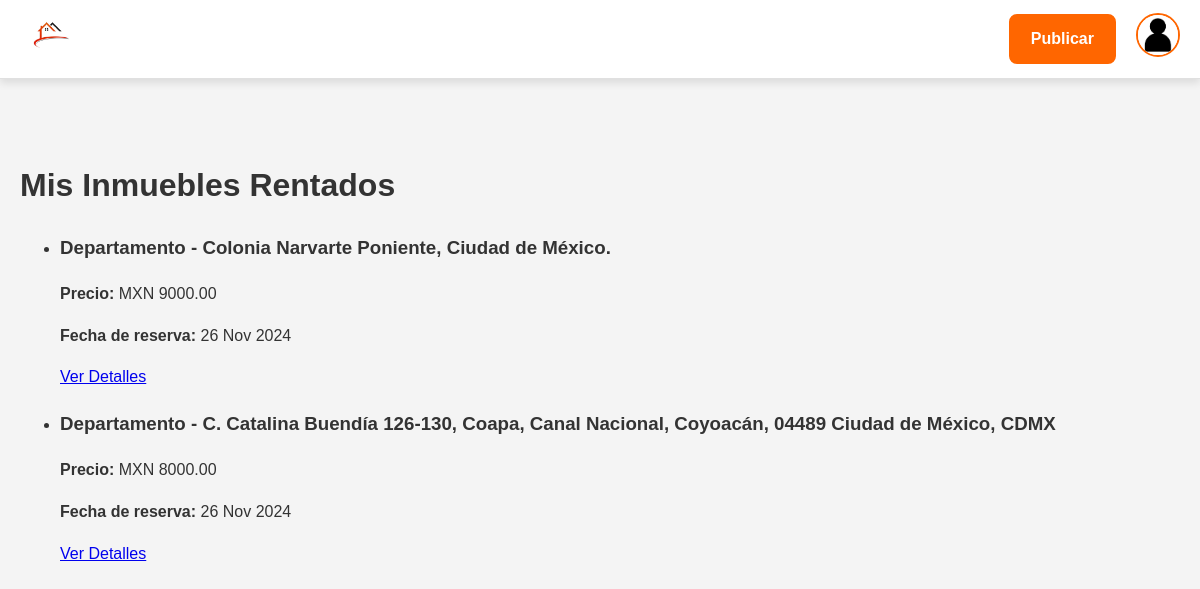
The page /inmuebles-rentados/ (signed in) on the database as committed earlier.
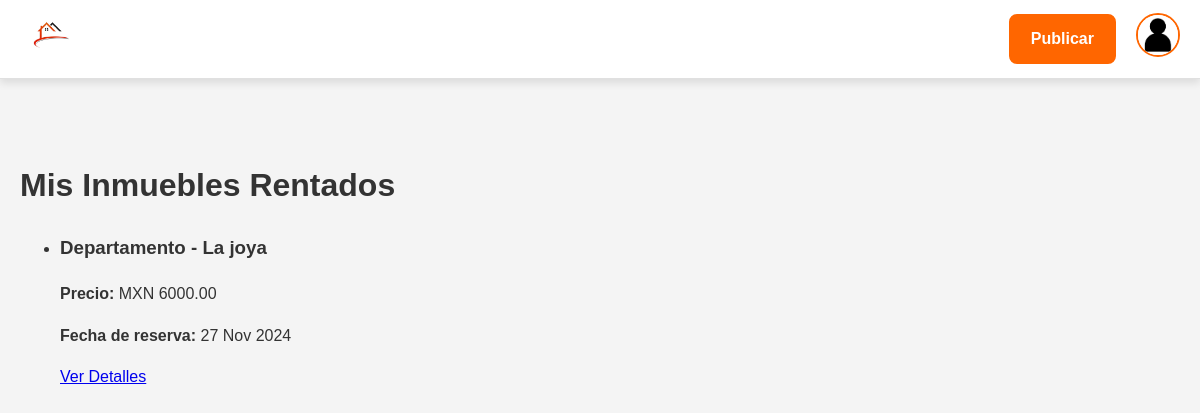
The same page on the database as committed later.
### listings/models.py (models this page shows, shortened)
class Reserva(models.Model):
    usuario = models.ForeignKey(User, on_delete=models.CASCADE)
    inmueble = models.ForeignKey('Inmueble', on_delete=models.CASCADE)  # Relación con tu modelo de inmueble
    estado_pago = models.BooleanField(default=False)  # Indica si el pago se completó
    fecha_reserva = models.DateTimeField(auto_now_add=True)

class Inmueble(models.Model):
    TIPOS_INMUEBLE = [
        ('Departamento', 'Departamento'),
        ('Casa', 'Casa'),
        ('Cuarto', 'Cuarto'),
    ]
    DISTANCIAS = [
        ('0-5 km', '0-5 km'),
        ('5-10 km', '5-10 km'),
        ('10-15 km', '10-15 km'),
    ]
    ESTADOS = [
        ('disponible', 'Disponible'),
        ('rentado', 'Rentado')  # Rentado también cubrirá "reservado"
    ]
    estado = models.CharField(max_length=20, choices=ESTADOS, default='disponible')
    usuario = models.ForeignKey(User, on_delete=models.CASCADE, related_name='inmuebles')
    tipo_inmueble = models.CharField(max_length=50, choices=TIPOS_INMUEBLE)
    distancia = models.CharField(max_length=50, choices=DISTANCIAS)
    direccion = models.CharField(max_length=255)
    codigo_postal = models.CharField(max_length=10)
    descripcion = models.TextField()
    precio = models.DecimalField(max_digits=10, decimal_places=2)
    numero_contacto = models.CharField(max_length=15)
    calificacion = models.DecimalField(max_digits=3, decimal_places=2, null=True, blank=True)
    arrendador = models.ForeignKey(User, on_delete=models.SET_NULL, null=True, blank=True, related_name="arrendados")
    arrendatario = models.ForeignKey(User, on_delete=models.SET_NULL, null=True, blank=True, related_name="alquileres")
    usuario = models.ForeignKey(settings.AUTH_USER_MODEL, on_delete=models.CASCADE)

### listings/views.py (the view)
# urls.py: path('inmuebles-rentados/', views.inmuebles_rentados, name='inmuebles_rentados'),
@login_required
def inmuebles_rentados(request):
    usuario = request.user
    reservas_rentadas = Reserva.objects.filter(usuario=usuario, estado_pago=True)
    return render(request, 'inmuebles_rentados.html', {'reservas_rentadas': reservas_rentadas})

### listings/templates/inmuebles_rentados.html
{% extends 'base.html' %}
{% load static %}
{% block content %}
<div class="container">
    <h1>Mis Inmuebles Rentados</h1>
    {% if reservas_rentadas %}
        <ul class="inmuebles-lista">
            {% for reserva in reservas_rentadas %}
                <li>
                    <h3>{{ reserva.inmueble.tipo_inmueble }} - {{ reserva.inmueble.direccion }}</h3>
                    <p><strong>Precio:</strong> MXN {{ reserva.inmueble.precio }}</p>
                    <p><strong>Fecha de reserva:</strong> {{ reserva.fecha_reserva|date:"d M Y" }}</p>
                    <a href="{% url 'inmueble_detalle' reserva.inmueble.id %}" class="btn">Ver Detalles</a>
                </li>
            {% endfor %}
        </ul>
    {% else %}
        <p>No has rentado ningún inmueble aún.</p>
    {% endif %}
</div>
{% endblock %}

Rows that differ between the two databases and show on the page:
removed Reserva: inmueble.tipo_inmueble "Departamento", inmueble.direccion "Colonia Narvarte Poniente, Ciudad de México.", inmueble.precio "9000.00", fecha_reserva "26 Nov 2024"
removed Reserva: inmueble.tipo_inmueble "Departamento", inmueble.direccion "C. Catalina Buendía 126-130, Coapa, Canal Nacional, Coyoacán, 04489 Ciudad de México, CDMX", inmueble.precio "8000.00", fecha_reserva "26 Nov 2024"
added Reserva: inmueble.tipo_inmueble "Departamento", inmueble.direccion "La joya", inmueble.precio "6000.00", fecha_reserva "27 Nov 2024"
